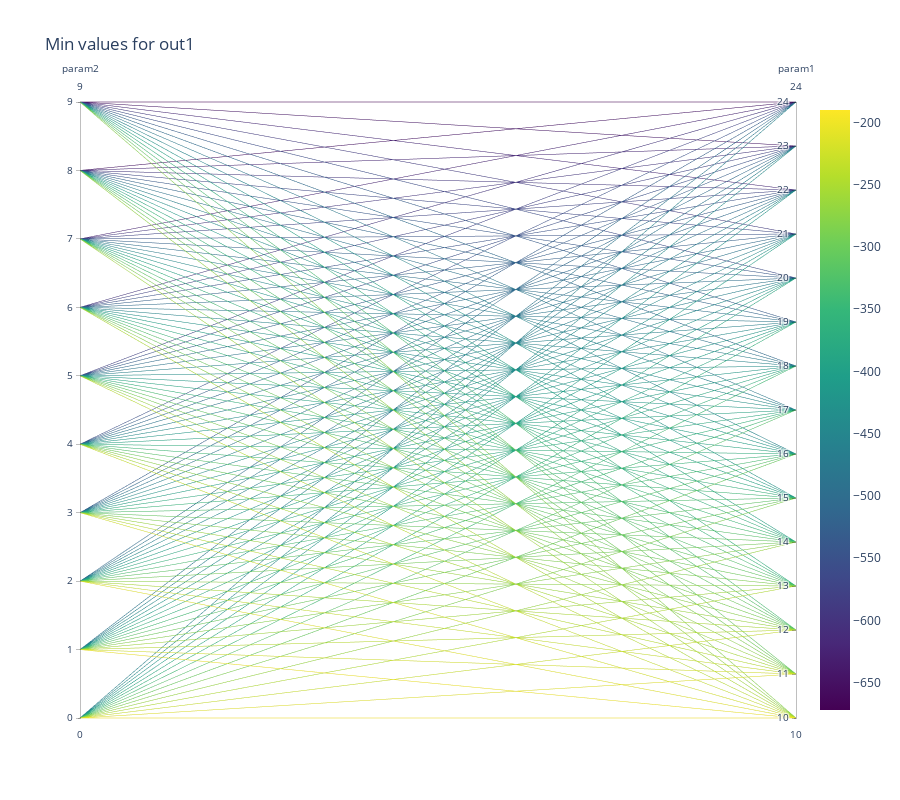

Notebook cell for this chart:
### Code cell
simulation.showMin(signal='out1')

### Figure 1 — Plotly figure (JSON) as saved in the notebook; plotly's stock layout.template omitted (floating-point values rounded to 4 significant figures; data arrays with more than 128 entries replaced by an {"elided": "..."} marker saying what was removed)
{"data": [{"dimensions": [{"label": "param2", "values": {"elided": "150 int values"}}, {"label": "param1", "values": {"elided": "150 int values"}}], "line": {"color": {"elided": "150 int values"}, "colorscale": [[0, "#440154"], [0.1111, "#482878"], [0.2222, "#3e4989"], [0.3333, "#31688e"], [0.4444, "#26828e"], [0.5556, "#1f9e89"], [0.6667, "#35b779"], [0.7778, "#6ece58"], [0.8889, "#b5de2b"], [1, "#fde725"]], "showscale": true}, "type": "parcoords"}], "layout": {"height": 800, "title": {"text": "Min values for out1"}}}
